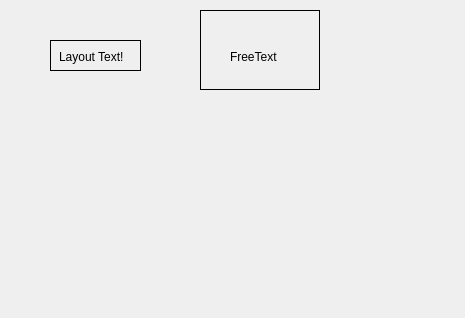
<?xml version="1.0" encoding="UTF-8"?>
<ui version="4.0">
 <class>MainWindow</class>
 <widget class="QMainWindow" name="MainWindow">
  <property name="geometry">
   <rect>
    <x>0</x>
    <y>0</y>
    <width>465</width>
    <height>318</height>
   </rect>
  </property>
  <property name="windowTitle">
   <string>MainWindow</string>
  </property>
  <widget class="QWidget" name="centralWidget">
   <widget class="QWidget" name="layoutWidget" native="true">
    <property name="geometry">
     <rect>
      <x>50</x>
      <y>40</y>
      <width>91</width>
      <height>31</height>
     </rect>
    </property>
    <property name="styleSheet">
     <string notr="true">border: 1px solid black</string>
    </property>
    <widget class="QLabel" name="layoutLabel">
     <property name="geometry">
      <rect>
       <x>9</x>
       <y>9</y>
       <width>71</width>
       <height>16</height>
      </rect>
     </property>
     <property name="styleSheet">
      <string notr="true">border: 0px solid black</string>
     </property>
     <property name="text">
      <string>Layout Text!</string>
     </property>
    </widget>
   </widget>
   <widget class="QWidget" name="freeWidget" native="true">
    <property name="geometry">
     <rect>
      <x>200</x>
      <y>10</y>
      <width>120</width>
      <height>80</height>
     </rect>
    </property>
    <property name="styleSheet">
     <string notr="true">border: 1px solid black</string>
    </property>
    <widget class="QLabel" name="freeLabel">
     <property name="geometry">
      <rect>
       <x>30</x>
       <y>40</y>
       <width>47</width>
       <height>13</height>
      </rect>
     </property>
     <property name="styleSheet">
      <string notr="true">border: 0px solid black</string>
     </property>
     <property name="text">
      <string>FreeText!</string>
     </property>
    </widget>
   </widget>
  </widget>
 </widget>
 <layoutdefault spacing="6" margin="11"/>
 <resources/>
 <connections/>
</ui>
